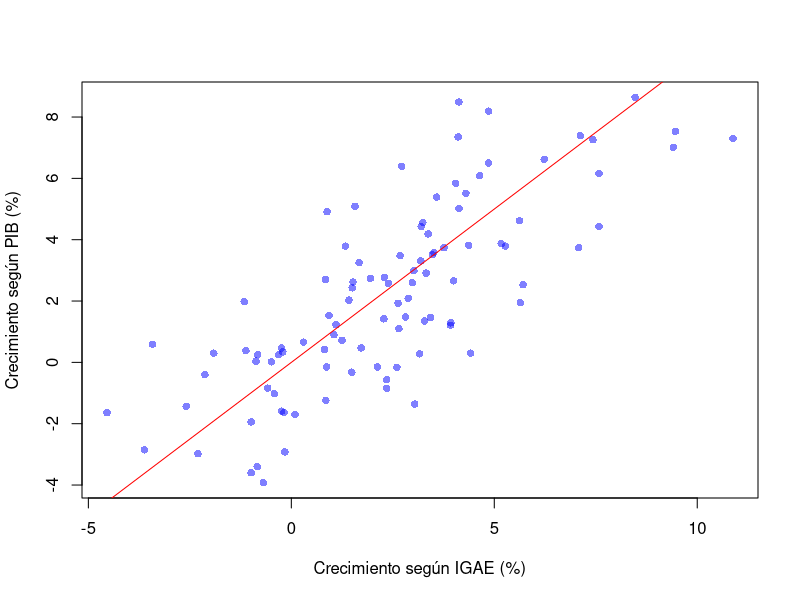

Recreate this plot in R. (Note: this script raises an error after producing the figure.)
## ---- chunk 1
library(lme4)       # modelos de efectos aleatorios
library(lavaan)     # SEM
library(semTools)   # confiabilidad con SEM
knitr::opts_chunk$set(message = FALSE, warning = FALSE)
## ---- chunk 2
d <- read.csv("igae_pib.csv")
head(d)
## ---- chunk 3
plot(d$igae, d$pib, pch = 16, col = rgb(0, 0, 1, .5),
     xlab = "Crecimiento según IGAE (%)", ylab = "Crecimiento según PIB (%)")
abline(0, 1, col = "red")

cor(d$igae, d$pib)
## ---- chunk 4
largo <- data.frame(trimestre = rep(d$trimestre, 2),
                    indicador = rep(c("igae", "pib"), each = nrow(d)),
                    y         = c(d$igae, d$pib))
head(largo[order(largo$trimestre), ], 6)
## ---- chunk 5
m_re <- lmer(y ~ 1 + (1 | trimestre), data = largo)
summary(m_re)
## ---- chunk 6
vc    <- as.data.frame(VarCorr(m_re))
var_u <- vc$vcov[vc$grp == "trimestre"]
var_e <- vc$vcov[vc$grp == "Residual"]

c(var_u = var_u, var_e = var_e, ICC = var_u / (var_u + var_e))
## ---- chunk 7
mod <- '
  A =~ 1*igae + 1*pib     # actividad económica verdadera

  igae ~~ e*igae          # error aleatorio, igual en ambos
  pib  ~~ e*pib

  igae ~ m*1              # crecimiento promedio (mu)
  pib  ~ m*1
'
fit <- sem(mod, data = d)
summary(fit)
## ---- chunk 8
m_ml  <- lmer(y ~ 1 + (1 | trimestre), data = largo, REML = FALSE)
vc_ml <- as.data.frame(VarCorr(m_ml))
pe    <- parameterEstimates(fit)

data.frame(
  parametro     = c("mu", "var_u", "var_e"),
  efectos_aleat = c(fixef(m_ml), vc_ml$vcov[vc_ml$grp == "trimestre"],
                    vc_ml$vcov[vc_ml$grp == "Residual"]),
  SEM           = c(pe$est[pe$label == "m"][1],
                    pe$est[pe$lhs == "A" & pe$op == "~~"],
                    pe$est[pe$label == "e"][1])
)
## ---- chunk 9
summary(fit, fit.measures = TRUE)
## ---- chunk 10
fitMeasures(fit, c("chisq", "df", "pvalue", "cfi", "tli", "rmsea", "srmr"))
## ---- chunk 11
obs <- lavInspect(fit, "sampstat")
imp <- lavInspect(fit, "implied")

data.frame(
  momento   = c("Media IGAE", "Media PIB", "Varianza IGAE", "Varianza PIB", "Covarianza"),
  observado = c(obs$mean, diag(obs$cov), obs$cov[1, 2]),
  modelo    = c(imp$mean, diag(imp$cov), imp$cov[1, 2]))
## ---- chunk 12
mod_err <- '
  A =~ 1*igae + 1*pib
  igae ~~ igae            # errores distintos
  pib  ~~ pib
  igae ~ m*1
  pib  ~ m*1
'
mod_int <- '
  A =~ 1*igae + 1*pib
  igae ~~ e*igae
  pib  ~~ e*pib
  igae ~ 1                # interceptos distintos
  pib  ~ 1
'
fit_err <- sem(mod_err, data = d)
fit_int <- sem(mod_int, data = d)

lavTestLRT(fit, fit_err)    # ¿errores iguales?
lavTestLRT(fit, fit_int)    # ¿interceptos iguales?
## ---- chunk 13
# Componentes de varianza del modelo multinivel (estimado por ML)
var_u_ml <- vc_ml$vcov[vc_ml$grp == "trimestre"]   # varianza verdadera entre trimestres
var_e_ml <- vc_ml$vcov[vc_ml$grp == "Residual"]    # varianza del error de una medición

# El "número" que usaríamos si promediamos las dos mediciones
d$promedio <- (d$igae + d$pib) / 2

data.frame(
  numero_usado       = c("Una medición", "Promedio de las dos"),

  # Efectos aleatorios:
  #  - una medición: ICC = var_u / (var_u + var_e)
  #  - promedio de 2: el error se divide entre 2 (Spearman-Brown)
  efectos_aleatorios = c(var_u_ml / (var_u_ml + var_e_ml),
                         var_u_ml / (var_u_ml + var_e_ml / 2)),

  # SEM:
  #  - una medición: R2 del indicador (proporción de su varianza que explica el factor)
  #  - promedio de 2: omega; obs.var = FALSE usa la varianza que predice el modelo
  SEM                = c(lavInspect(fit, "rsquare")[["igae"]],
                         compRelSEM(fit, obs.var = FALSE)),

  # Verificación con el valor verdadero (solo posible con datos simulados):
  # la confiabilidad es la correlación al cuadrado entre el número usado y la verdad
  con_la_verdad      = c(cor(d$igae, d$verdadero)^2,
                         cor(d$promedio, d$verdadero)^2)
)
## ---- chunk 14
d$blup <- fixef(m_ml) + ranef(m_ml)$trimestre[d$trimestre, 1]
## ---- chunk 15
rmse <- function(x) sqrt(mean((x - d$verdadero)^2))
c(solo_igae = rmse(d$igae), promedio = rmse(d$promedio), blup = rmse(d$blup))
## ---- chunk 16
d[d$trimestre == "2011T3", c("trimestre", "igae", "pib", "promedio", "blup", "verdadero")]
## ---- chunk 17
# Coeficiente e intervalo de confianza al 95% de una regresión simple
b_ic <- function(x) {
  m <- lm(d$desempleo ~ x)
  c(coef(m)[2], confint(m)[2, ])
}

sem_okun <- sem(paste(mod, "\n desempleo ~ A"), data = d)
pe_okun  <- subset(parameterEstimates(sem_okun), op == "~")

okun <- data.frame(
  crecimiento_usado = c("Verdadero", "Solo IGAE", "Promedio IGAE y PIB", "SEM (factor A)"),
  rbind(b_ic(d$verdadero), b_ic(d$igae), b_ic(d$promedio),
        c(pe_okun$est, pe_okun$ci.lower, pe_okun$ci.upper)))
names(okun)[2:4] <- c("coeficiente", "ic_inferior", "ic_superior")
okun[, 2:4] <- round(okun[, 2:4], 3)
okun
## ---- chunk 18
y_pos <- 4:1
par(mar = c(4, 10, 1, 1))                  # margen izquierdo amplio para las etiquetas
plot(okun$coeficiente, y_pos, pch = 16, xlim = range(okun[, 3:4], -0.3),
     yaxt = "n", ylab = "", xlab = "Coeficiente de Okun (IC 95%)")
segments(okun$ic_inferior, y_pos, okun$ic_superior, y_pos)
axis(2, at = y_pos, labels = okun$crecimiento_usado, las = 1, cex.axis = .8)
abline(v = -0.3, lty = 2, col = "red")
